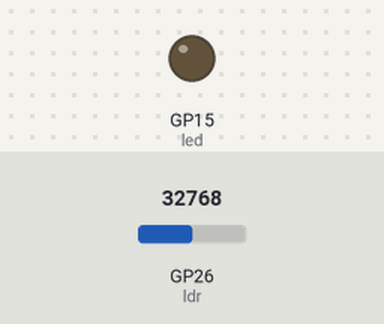
The program below on a simulated Raspberry Pi Pico running MicroPython. Parts: output pins drawn as LEDs (lit = HIGH). Inputs (shaded band) come from the test bench; at power-on: GP26 (ldr) = 32768 (analog values on the 0–65535 scale). What the program prints to the serial console is not drawn.

Above: at 1.2 s.
1.3 s: GP26 (ldr) set to 20928
3.2 s: GP26 (ldr) set to 19360
At 4.6 s:
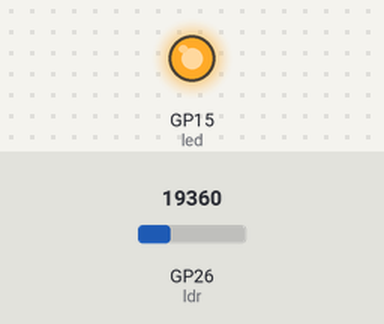
5.5 s: GP26 (ldr) set to 20655
At 7.2 s:
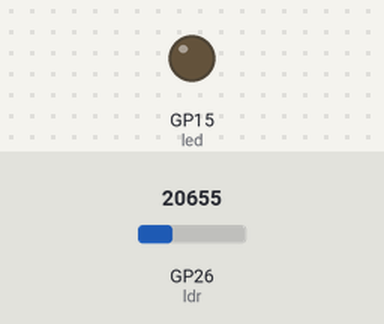
7.5 s: GP26 (ldr) set to 19660
At 9.0 s:
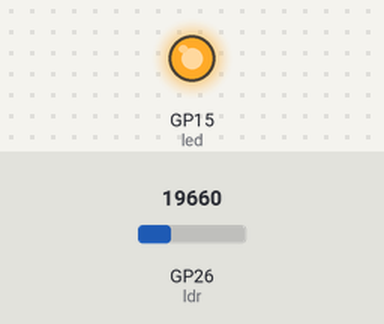
Timing chart, 0 to 10.5 s (numbered marks = the images above; inputs shaded):
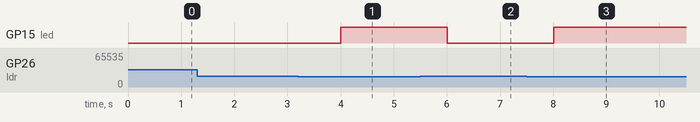

The program:

light_system.py
```python
from machine import ADC, Pin
import time

# Initialize LDR sensor (connected to ADC pin GP26)
ldr = ADC(26)

# Initialize LED (connected to GP15)
led = Pin(15, Pin.OUT)

print("=== Automatic Street Light System ===")
print("Monitoring light intensity...\n")

try:
    while True:
        # Read LDR value (0 - 65535)
        light = ldr.read_u16()

        # Display light level
        print("Light Level:", light)

        # Check if it is dark
        if light < 20000:
            print("🌙 Dark - Light ON")
            led.value(1)
        else:
            print("☀ Bright - Light OFF")
            led.value(0)

        print("----------------------")

        # Wait for 1 second
        time.sleep(1)

except KeyboardInterrupt:
    led.value(0)
    print("\nProgram Stopped")
```

Measured:
- the behaviour switches between 20000 and 19984 on GP26 (ldr) (found by bisection; images 0 and 1)
- after the input at 1.3 s, every drawn part: stays the same
- after the input at 3.2 s, GP15 (led): LOW → HIGH after 0.81 s
- after the input at 5.5 s, GP15 (led): HIGH → LOW after 0.51 s
- after the input at 7.5 s, GP15 (led): LOW → HIGH after 0.51 s
